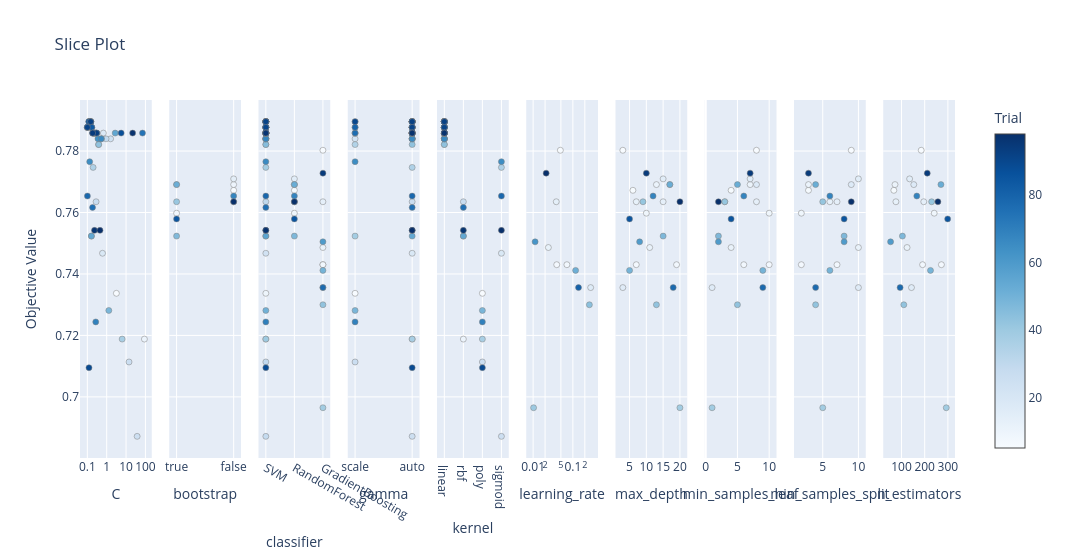

The code cell stored with this chart in its notebook:
### Code cell
plot_slice(study).show()

### Figure 1 — Plotly figure (JSON) as saved in the notebook; plotly's stock layout.template omitted (floating-point values rounded to 4 significant figures)
{"data": [{"marker": {"color": [5, 10, 14, 15, 16, 17, 18, 19, 20, 21, 22, 23, 24, 25, 26, 27, 28, 29, 30, 31, 32, 33, 34, 35, 37, 38, 41, 42, 43, 44, 46, 48, 49, 51, 52, 53, 54, 55, 56, 57, 59, 60, 61, 62, 63, 64, 65, 66, 68, 69, 70, 71, 72, 73, 74, 75, 76, 78, 79, 80, 81, 82, 83, 84, 86, 87, 88, 89, 90, 91, 92, 93, 94, 96, 97, 98], "colorbar": {"title": {"text": "Trial"}, "x": 1, "xpad": 40}, "colorscale": [[0, "rgb(247,251,255)"], [0.125, "rgb(222,235,247)"], [0.25, "rgb(198,219,239)"], [0.375, "rgb(158,202,225)"], [0.5, "rgb(107,174,214)"], [0.625, "rgb(66,146,198)"], [0.75, "rgb(33,113,181)"], [0.875, "rgb(8,81,156)"], [1, "rgb(8,48,107)"]], "line": {"color": "Grey", "width": 0.5}, "showscale": true}, "mode": "markers", "name": "Feasible Trial", "showlegend": false, "type": "scatter", "x": [3.161, 88.57, 0.1066, 0.1036, 0.1651, 0.1099, 0.6745, 0.6092, 0.1274, 0.1011, 0.402, 0.2785, 1.592, 37.34, 14.23, 0.2835, 0.19, 0.9281, 0.1315, 0.1029, 0.2299, 0.1002, 0.3782, 0.1991, 6.285, 0.1625, 0.1691, 0.1496, 0.3866, 0.1521, 0.2924, 1.286, 0.5369, 0.1447, 0.1567, 0.1485, 0.162, 2.743, 0.1385, 0.2531, 0.2247, 0.1207, 0.1411, 0.1368, 0.354, 0.2092, 0.1323, 0.5186, 0.1327, 0.2721, 0.1969, 0.1001, 0.1298, 0.1256, 70.73, 0.1857, 0.3098, 0.1009, 0.2193, 0.1612, 0.1302, 0.1403, 0.1706, 0.1189, 0.2392, 5.572, 0.1898, 0.1218, 0.151, 0.1003, 0.148, 0.3015, 0.1882, 0.2347, 21.88, 0.4506], "xaxis": "x", "y": [0.7337, 0.7188, 0.7877, 0.7877, 0.7877, 0.7877, 0.7858, 0.7467, 0.7896, 0.7877, 0.784, 0.7858, 0.784, 0.6872, 0.7114, 0.7635, 0.7858, 0.784, 0.7896, 0.7877, 0.7858, 0.7877, 0.7821, 0.7747, 0.7188, 0.7523, 0.7877, 0.7896, 0.7821, 0.7896, 0.7858, 0.7281, 0.784, 0.7896, 0.7877, 0.7896, 0.7523, 0.7858, 0.7896, 0.7858, 0.7858, 0.7896, 0.7896, 0.7896, 0.784, 0.7858, 0.7765, 0.784, 0.7896, 0.7244, 0.7858, 0.7877, 0.7896, 0.7896, 0.7858, 0.7616, 0.7858, 0.7654, 0.7858, 0.7877, 0.7896, 0.7896, 0.7877, 0.7896, 0.7858, 0.7858, 0.7858, 0.7095, 0.7896, 0.7877, 0.7896, 0.7858, 0.7858, 0.7542, 0.7858, 0.7542], "yaxis": "y"}, {"marker": {"color": [1, 4, 6, 8, 11, 13, 39, 45, 50, 67, 85, 99], "colorbar": {"title": {"text": "Trial"}, "x": 1, "xpad": 40}, "colorscale": [[0, "rgb(247,251,255)"], [0.125, "rgb(222,235,247)"], [0.25, "rgb(198,219,239)"], [0.375, "rgb(158,202,225)"], [0.5, "rgb(107,174,214)"], [0.625, "rgb(66,146,198)"], [0.75, "rgb(33,113,181)"], [0.875, "rgb(8,81,156)"], [1, "rgb(8,48,107)"]], "line": {"color": "Grey", "width": 0.5}, "showscale": false}, "mode": "markers", "name": "Feasible Trial", "showlegend": false, "type": "scatter", "x": [false, true, false, false, false, true, true, true, true, false, true, false], "xaxis": "x2", "y": [0.7672, 0.7598, 0.7691, 0.7635, 0.7709, 0.7691, 0.7635, 0.7523, 0.7691, 0.7654, 0.7579, 0.7635], "yaxis": "y2"}, {"marker": {"color": [0, 1, 2, 3, 4, 5, 6, 7, 8, 9, 10, 11, 12, 13, 14, 15, 16, 17, 18, 19, 20, 21, 22, 23, 24, 25, 26, 27, 28, 29, 30, 31, 32, 33, 34, 35, 36, 37, 38, 39, 40, 41, 42, 43, 44, 45, 46, 47, 48, 49, 50, 51, 52, 53, 54, 55, 56, 57, 58, 59, 60, 61, 62, 63, 64, 65, 66, 67, 68, 69, 70, 71, 72, 73, 74, 75, 76, 77, 78, 79, 80, 81, 82, 83, 84, 85, 86, 87, 88, 89, 90, 91, 92, 93, 94, 95, 96, 97, 98, 99], "colorbar": {"title": {"text": "Trial"}, "x": 1, "xpad": 40}, "colorscale": [[0, "rgb(247,251,255)"], [0.125, "rgb(222,235,247)"], [0.25, "rgb(198,219,239)"], [0.375, "rgb(158,202,225)"], [0.5, "rgb(107,174,214)"], [0.625, "rgb(66,146,198)"], [0.75, "rgb(33,113,181)"], [0.875, "rgb(8,81,156)"], [1, "rgb(8,48,107)"]], "line": {"color": "Grey", "width": 0.5}, "showscale": false}, "mode": "markers", "name": "Feasible Trial", "showlegend": false, "type": "scatter", "x": ["GradientBoosting", "RandomForest", "GradientBoosting", "GradientBoosting", "RandomForest", "SVM", "RandomForest", "GradientBoosting", "RandomForest", "GradientBoosting", "SVM", "RandomForest", "GradientBoosting", "RandomForest", "SVM", "SVM", "SVM", "SVM", "SVM", "SVM", "SVM", "SVM", "SVM", "SVM", "SVM", "SVM", "SVM", "SVM", "SVM", "SVM", "SVM", "SVM", "SVM", "SVM", "SVM", "SVM", "GradientBoosting", "SVM", "SVM", "RandomForest", "GradientBoosting", "SVM", "SVM", "SVM", "SVM", "RandomForest", "SVM", "GradientBoosting", "SVM", "SVM", "RandomForest", "SVM", "SVM", "SVM", "SVM", "SVM", "SVM", "SVM", "GradientBoosting", "SVM", "SVM", "SVM", "SVM", "SVM", "SVM", "SVM", "SVM", "RandomForest", "SVM", "SVM", "SVM", "SVM", "SVM", "SVM", "SVM", "SVM", "SVM", "GradientBoosting", "SVM", "SVM", "SVM", "SVM", "SVM", "SVM", "SVM", "RandomForest", "SVM", "SVM", "SVM", "SVM", "SVM", "SVM", "SVM", "SVM", "SVM", "GradientBoosting", "SVM", "SVM", "SVM", "RandomForest"], "xaxis": "x3", "y": [0.7803, 0.7672, 0.743, 0.743, 0.7598, 0.7337, 0.7691, 0.7486, 0.7635, 0.7635, 0.7188, 0.7709, 0.7356, 0.7691, 0.7877, 0.7877, 0.7877, 0.7877, 0.7858, 0.7467, 0.7896, 0.7877, 0.784, 0.7858, 0.784, 0.6872, 0.7114, 0.7635, 0.7858, 0.784, 0.7896, 0.7877, 0.7858, 0.7877, 0.7821, 0.7747, 0.6965, 0.7188, 0.7523, 0.7635, 0.73, 0.7877, 0.7896, 0.7821, 0.7896, 0.7523, 0.7858, 0.7412, 0.7281, 0.784, 0.7691, 0.7896, 0.7877, 0.7896, 0.7523, 0.7858, 0.7896, 0.7858, 0.7505, 0.7858, 0.7896, 0.7896, 0.7896, 0.784, 0.7858, 0.7765, 0.784, 0.7654, 0.7896, 0.7244, 0.7858, 0.7877, 0.7896, 0.7896, 0.7858, 0.7616, 0.7858, 0.7356, 0.7654, 0.7858, 0.7877, 0.7896, 0.7896, 0.7877, 0.7896, 0.7579, 0.7858, 0.7858, 0.7858, 0.7095, 0.7896, 0.7877, 0.7896, 0.7858, 0.7858, 0.7728, 0.7542, 0.7858, 0.7542, 0.7635], "yaxis": "y3"}, {"marker": {"color": [5, 10, 14, 15, 16, 17, 18, 19, 20, 21, 22, 23, 24, 25, 26, 27, 28, 29, 30, 31, 32, 33, 34, 35, 37, 38, 41, 42, 43, 44, 46, 48, 49, 51, 52, 53, 54, 55, 56, 57, 59, 60, 61, 62, 63, 64, 65, 66, 68, 69, 70, 71, 72, 73, 74, 75, 76, 78, 79, 80, 81, 82, 83, 84, 86, 87, 88, 89, 90, 91, 92, 93, 94, 96, 97, 98], "colorbar": {"title": {"text": "Trial"}, "x": 1, "xpad": 40}, "colorscale": [[0, "rgb(247,251,255)"], [0.125, "rgb(222,235,247)"], [0.25, "rgb(198,219,239)"], [0.375, "rgb(158,202,225)"], [0.5, "rgb(107,174,214)"], [0.625, "rgb(66,146,198)"], [0.75, "rgb(33,113,181)"], [0.875, "rgb(8,81,156)"], [1, "rgb(8,48,107)"]], "line": {"color": "Grey", "width": 0.5}, "showscale": false}, "mode": "markers", "name": "Feasible Trial", "showlegend": false, "type": "scatter", "x": ["scale", "auto", "auto", "auto", "auto", "auto", "auto", "auto", "scale", "scale", "scale", "scale", "auto", "auto", "scale", "auto", "scale", "auto", "auto", "auto", "auto", "auto", "scale", "auto", "auto", "scale", "auto", "auto", "auto", "auto", "auto", "scale", "auto", "auto", "auto", "auto", "auto", "auto", "auto", "auto", "auto", "auto", "auto", "auto", "auto", "auto", "scale", "auto", "auto", "scale", "auto", "auto", "auto", "auto", "auto", "auto", "scale", "auto", "auto", "scale", "auto", "auto", "auto", "auto", "auto", "auto", "auto", "auto", "scale", "auto", "auto", "auto", "auto", "auto", "auto", "auto"], "xaxis": "x4", "y": [0.7337, 0.7188, 0.7877, 0.7877, 0.7877, 0.7877, 0.7858, 0.7467, 0.7896, 0.7877, 0.784, 0.7858, 0.784, 0.6872, 0.7114, 0.7635, 0.7858, 0.784, 0.7896, 0.7877, 0.7858, 0.7877, 0.7821, 0.7747, 0.7188, 0.7523, 0.7877, 0.7896, 0.7821, 0.7896, 0.7858, 0.7281, 0.784, 0.7896, 0.7877, 0.7896, 0.7523, 0.7858, 0.7896, 0.7858, 0.7858, 0.7896, 0.7896, 0.7896, 0.784, 0.7858, 0.7765, 0.784, 0.7896, 0.7244, 0.7858, 0.7877, 0.7896, 0.7896, 0.7858, 0.7616, 0.7858, 0.7654, 0.7858, 0.7877, 0.7896, 0.7896, 0.7877, 0.7896, 0.7858, 0.7858, 0.7858, 0.7095, 0.7896, 0.7877, 0.7896, 0.7858, 0.7858, 0.7542, 0.7858, 0.7542], "yaxis": "y4"}, {"marker": {"color": [5, 10, 14, 15, 16, 17, 18, 19, 20, 21, 22, 23, 24, 25, 26, 27, 28, 29, 30, 31, 32, 33, 34, 35, 37, 38, 41, 42, 43, 44, 46, 48, 49, 51, 52, 53, 54, 55, 56, 57, 59, 60, 61, 62, 63, 64, 65, 66, 68, 69, 70, 71, 72, 73, 74, 75, 76, 78, 79, 80, 81, 82, 83, 84, 86, 87, 88, 89, 90, 91, 92, 93, 94, 96, 97, 98], "colorbar": {"title": {"text": "Trial"}, "x": 1, "xpad": 40}, "colorscale": [[0, "rgb(247,251,255)"], [0.125, "rgb(222,235,247)"], [0.25, "rgb(198,219,239)"], [0.375, "rgb(158,202,225)"], [0.5, "rgb(107,174,214)"], [0.625, "rgb(66,146,198)"], [0.75, "rgb(33,113,181)"], [0.875, "rgb(8,81,156)"], [1, "rgb(8,48,107)"]], "line": {"color": "Grey", "width": 0.5}, "showscale": false}, "mode": "markers", "name": "Feasible Trial", "showlegend": false, "type": "scatter", "x": ["poly", "rbf", "linear", "linear", "linear", "linear", "linear", "sigmoid", "linear", "linear", "linear", "linear", "linear", "sigmoid", "poly", "rbf", "linear", "linear", "linear", "linear", "linear", "linear", "linear", "sigmoid", "poly", "rbf", "linear", "linear", "linear", "linear", "linear", "poly", "linear", "linear", "linear", "linear", "rbf", "linear", "linear", "linear", "linear", "linear", "linear", "linear", "linear", "linear", "sigmoid", "linear", "linear", "poly", "linear", "linear", "linear", "linear", "linear", "rbf", "linear", "sigmoid", "linear", "linear", "linear", "linear", "linear", "linear", "linear", "linear", "linear", "poly", "linear", "linear", "linear", "linear", "linear", "rbf", "linear", "sigmoid"], "xaxis": "x5", "y": [0.7337, 0.7188, 0.7877, 0.7877, 0.7877, 0.7877, 0.7858, 0.7467, 0.7896, 0.7877, 0.784, 0.7858, 0.784, 0.6872, 0.7114, 0.7635, 0.7858, 0.784, 0.7896, 0.7877, 0.7858, 0.7877, 0.7821, 0.7747, 0.7188, 0.7523, 0.7877, 0.7896, 0.7821, 0.7896, 0.7858, 0.7281, 0.784, 0.7896, 0.7877, 0.7896, 0.7523, 0.7858, 0.7896, 0.7858, 0.7858, 0.7896, 0.7896, 0.7896, 0.784, 0.7858, 0.7765, 0.784, 0.7896, 0.7244, 0.7858, 0.7877, 0.7896, 0.7896, 0.7858, 0.7616, 0.7858, 0.7654, 0.7858, 0.7877, 0.7896, 0.7896, 0.7877, 0.7896, 0.7858, 0.7858, 0.7858, 0.7095, 0.7896, 0.7877, 0.7896, 0.7858, 0.7858, 0.7542, 0.7858, 0.7542], "yaxis": "y5"}, {"marker": {"color": [0, 2, 3, 7, 9, 12, 36, 40, 47, 58, 77, 95], "colorbar": {"title": {"text": "Trial"}, "x": 1, "xpad": 40}, "colorscale": [[0, "rgb(247,251,255)"], [0.125, "rgb(222,235,247)"], [0.25, "rgb(198,219,239)"], [0.375, "rgb(158,202,225)"], [0.5, "rgb(107,174,214)"], [0.625, "rgb(66,146,198)"], [0.75, "rgb(33,113,181)"], [0.875, "rgb(8,81,156)"], [1, "rgb(8,48,107)"]], "line": {"color": "Grey", "width": 0.5}, "showscale": false}, "mode": "markers", "name": "Feasible Trial", "showlegend": false, "type": "scatter", "x": [0.04846, 0.03927, 0.07077, 0.0242, 0.03822, 0.2802, 0.01028, 0.2602, 0.1171, 0.01122, 0.1388, 0.02128], "xaxis": "x6", "y": [0.7803, 0.743, 0.743, 0.7486, 0.7635, 0.7356, 0.6965, 0.73, 0.7412, 0.7505, 0.7356, 0.7728], "yaxis": "y6"}, {"marker": {"color": [0, 1, 2, 3, 4, 6, 7, 8, 9, 11, 12, 13, 36, 39, 40, 45, 47, 50, 58, 67, 77, 85, 95, 99], "colorbar": {"title": {"text": "Trial"}, "x": 1, "xpad": 40}, "colorscale": [[0, "rgb(247,251,255)"], [0.125, "rgb(222,235,247)"], [0.25, "rgb(198,219,239)"], [0.375, "rgb(158,202,225)"], [0.5, "rgb(107,174,214)"], [0.625, "rgb(66,146,198)"], [0.75, "rgb(33,113,181)"], [0.875, "rgb(8,81,156)"], [1, "rgb(8,48,107)"]], "line": {"color": "Grey", "width": 0.5}, "showscale": false}, "mode": "markers", "name": "Feasible Trial", "showlegend": false, "type": "scatter", "x": [3, 6, 7, 19, 10, 13, 11, 7, 15, 15, 3, 17, 20, 9, 13, 15, 5, 17, 8, 12, 18, 5, 10, 20], "xaxis": "x7", "y": [0.7803, 0.7672, 0.743, 0.743, 0.7598, 0.7691, 0.7486, 0.7635, 0.7635, 0.7709, 0.7356, 0.7691, 0.6965, 0.7635, 0.73, 0.7523, 0.7412, 0.7691, 0.7505, 0.7654, 0.7356, 0.7579, 0.7728, 0.7635], "yaxis": "y7"}, {"marker": {"color": [0, 1, 2, 3, 4, 6, 7, 8, 9, 11, 12, 13, 36, 39, 40, 45, 47, 50, 58, 67, 77, 85, 95, 99], "colorbar": {"title": {"text": "Trial"}, "x": 1, "xpad": 40}, "colorscale": [[0, "rgb(247,251,255)"], [0.125, "rgb(222,235,247)"], [0.25, "rgb(198,219,239)"], [0.375, "rgb(158,202,225)"], [0.5, "rgb(107,174,214)"], [0.625, "rgb(66,146,198)"], [0.75, "rgb(33,113,181)"], [0.875, "rgb(8,81,156)"], [1, "rgb(8,48,107)"]], "line": {"color": "Grey", "width": 0.5}, "showscale": false}, "mode": "markers", "name": "Feasible Trial", "showlegend": false, "type": "scatter", "x": [8, 4, 10, 6, 10, 7, 4, 3, 8, 7, 1, 8, 1, 3, 5, 2, 9, 5, 2, 6, 9, 4, 7, 2], "xaxis": "x8", "y": [0.7803, 0.7672, 0.743, 0.743, 0.7598, 0.7691, 0.7486, 0.7635, 0.7635, 0.7709, 0.7356, 0.7691, 0.6965, 0.7635, 0.73, 0.7523, 0.7412, 0.7691, 0.7505, 0.7654, 0.7356, 0.7579, 0.7728, 0.7635], "yaxis": "y8"}, {"marker": {"color": [0, 1, 2, 3, 4, 6, 7, 8, 9, 11, 12, 13, 36, 39, 40, 45, 47, 50, 58, 67, 77, 85, 95, 99], "colorbar": {"title": {"text": "Trial"}, "x": 1, "xpad": 40}, "colorscale": [[0, "rgb(247,251,255)"], [0.125, "rgb(222,235,247)"], [0.25, "rgb(198,219,239)"], [0.375, "rgb(158,202,225)"], [0.5, "rgb(107,174,214)"], [0.625, "rgb(66,146,198)"], [0.75, "rgb(33,113,181)"], [0.875, "rgb(8,81,156)"], [1, "rgb(8,48,107)"]], "line": {"color": "Grey", "width": 0.5}, "showscale": false}, "mode": "markers", "name": "Feasible Trial", "showlegend": false, "type": "scatter", "x": [9, 3, 2, 7, 2, 3, 10, 6, 7, 10, 10, 9, 5, 5, 4, 8, 6, 4, 8, 6, 4, 8, 3, 9], "xaxis": "x9", "y": [0.7803, 0.7672, 0.743, 0.743, 0.7598, 0.7691, 0.7486, 0.7635, 0.7635, 0.7709, 0.7356, 0.7691, 0.6965, 0.7635, 0.73, 0.7523, 0.7412, 0.7691, 0.7505, 0.7654, 0.7356, 0.7579, 0.7728, 0.7635], "yaxis": "y9"}, {"marker": {"color": [0, 1, 2, 3, 4, 6, 7, 8, 9, 11, 12, 13, 36, 39, 40, 45, 47, 50, 58, 67, 77, 85, 95, 99], "colorbar": {"title": {"text": "Trial"}, "x": 1, "xpad": 40}, "colorscale": [[0, "rgb(247,251,255)"], [0.125, "rgb(222,235,247)"], [0.25, "rgb(198,219,239)"], [0.375, "rgb(158,202,225)"], [0.5, "rgb(107,174,214)"], [0.625, "rgb(66,146,198)"], [0.75, "rgb(33,113,181)"], [0.875, "rgb(8,81,156)"], [1, "rgb(8,48,107)"]], "line": {"color": "Grey", "width": 0.5}, "showscale": false}, "mode": "markers", "name": "Feasible Trial", "showlegend": false, "type": "scatter", "x": [185, 67, 272, 191, 241, 72, 124, 76, 196, 135, 143, 153, 293, 230, 110, 104, 225, 270, 53, 166, 94, 299, 211, 257], "xaxis": "x10", "y": [0.7803, 0.7672, 0.743, 0.743, 0.7598, 0.7691, 0.7486, 0.7635, 0.7635, 0.7709, 0.7356, 0.7691, 0.6965, 0.7635, 0.73, 0.7523, 0.7412, 0.7691, 0.7505, 0.7654, 0.7356, 0.7579, 0.7728, 0.7635], "yaxis": "y10"}], "layout": {"title": {"text": "Slice Plot"}, "width": 3000, "xaxis": {"anchor": "y", "domain": [0, 0.082], "title": {"text": "C"}, "type": "log"}, "xaxis10": {"anchor": "y10", "domain": [0.918, 1.0], "title": {"text": "n_estimators"}}, "xaxis2": {"anchor": "y2", "categoryarray": [true, false], "categoryorder": "array", "domain": [0.102, 0.184], "title": {"text": "bootstrap"}, "type": "category"}, "xaxis3": {"anchor": "y3", "categoryarray": ["SVM", "RandomForest", "GradientBoosting"], "categoryorder": "array", "domain": [0.204, 0.286], "title": {"text": "classifier"}, "type": "category"}, "xaxis4": {"anchor": "y4", "categoryarray": ["scale", "auto"], "categoryorder": "array", "domain": [0.306, 0.388], "title": {"text": "gamma"}, "type": "category"}, "xaxis5": {"anchor": "y5", "categoryarray": ["linear", "rbf", "poly", "sigmoid"], "categoryorder": "array", "domain": [0.408, 0.49], "title": {"text": "kernel"}, "type": "category"}, "xaxis6": {"anchor": "y6", "domain": [0.51, 0.592], "title": {"text": "learning_rate"}, "type": "log"}, "xaxis7": {"anchor": "y7", "domain": [0.612, 0.694], "title": {"text": "max_depth"}}, "xaxis8": {"anchor": "y8", "domain": [0.714, 0.796], "title": {"text": "min_samples_leaf"}}, "xaxis9": {"anchor": "y9", "domain": [0.816, 0.898], "title": {"text": "min_samples_split"}}, "yaxis": {"anchor": "x", "domain": [0, 1], "title": {"text": "Objective Value"}}, "yaxis10": {"anchor": "x10", "domain": [0, 1], "matches": "y", "showticklabels": false}, "yaxis2": {"anchor": "x2", "domain": [0, 1], "matches": "y", "showticklabels": false}, "yaxis3": {"anchor": "x3", "domain": [0, 1], "matches": "y", "showticklabels": false}, "yaxis4": {"anchor": "x4", "domain": [0, 1], "matches": "y", "showticklabels": false}, "yaxis5": {"anchor": "x5", "domain": [0, 1], "matches": "y", "showticklabels": false}, "yaxis6": {"anchor": "x6", "domain": [0, 1], "matches": "y", "showticklabels": false}, "yaxis7": {"anchor": "x7", "domain": [0, 1], "matches": "y", "showticklabels": false}, "yaxis8": {"anchor": "x8", "domain": [0, 1], "matches": "y", "showticklabels": false}, "yaxis9": {"anchor": "x9", "domain": [0, 1], "matches": "y", "showticklabels": false}}}
